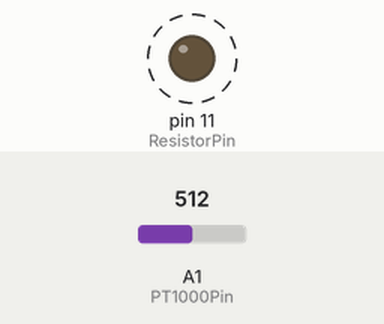
Recording of a sketch running on a simulated Arduino Uno, built with avr-gcc and run on an emulated ATmega328P. Shown: output pins drawn as LEDs (lit = HIGH). Dashed ring = blinking. The inputs (shaded band) are chosen by the test bench; at power-on: A1 (PT1000Pin) = 512. What the sketch prints to the serial monitor is not drawn.

Above: at 2.8 s.
2.9 s: A1 (PT1000Pin) set to 1010
6.4 s: A1 (PT1000Pin) set to 1023
Timing chart, 0 to 16.5 s (numbered marks = the images above; inputs shaded):
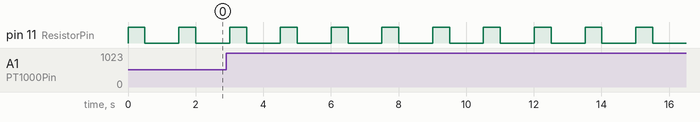

The sketch:

Task3_PT1000_complete.ino
```cpp
/* Cryoskills Introduction to Arduino
Task 3 - PT1000 Analogue Temperature Sensor
Complete Code */

// initialise constants and variables:
const int ResistorPin = 11; // R1 is connected to D11
const int PT1000Pin = A1; // PT1000 is connected to A1
const int R1 = 3300; // R1 is a fixed resistor equal to 3300 Ohms - you may have selected a different resistor which is okay

float PT1000_ADC; // Raw ADC reading from the analogue probe
float PT1000_voltage; // Volatge of analogue probe (converted from raw ADC reading)
float PT1000_res; // Resistance (converted from voltage)
float PT1000_temp; // Temperature (converted from resistance)

void setup() {
  pinMode(ResistorPin, OUTPUT); // Sets the resistor as an output
  pinMode(PT1000Pin, INPUT); // Sets the PT1000 as an input
  Serial.begin(9600); // Sets the baud rate (serial communication at 9600 bits of data per second)
}

void loop() {
  digitalWrite(ResistorPin, HIGH); // Set the resistor to high
  delay(500);

  PT1000_ADC = analogRead(PT1000Pin); // Read the ADC measurement of the PT1000 analogue sensor
  Serial.print("ADC: ");
  Serial.println(PT1000_ADC); // Prints the ADC measurement to the serial monitor

  PT1000_voltage = PT1000_ADC * (3.3 / 1023.0); // Calculation to convert ADC to voltage
  Serial.print("Voltage: ");
  Serial.println(PT1000_voltage); // Prints the analogue voltage

  PT1000_res = (PT1000_voltage/(3.3 - PT1000_voltage)) * R1; // Calculates the analogue resistance
  PT1000_temp = (PT1000_res - 1000) / 3.986; // Calculates the correpsonding analogue temperature

  Serial.print("Temperature: ");
  Serial.println(PT1000_temp); // Prints the analogue temperature

  digitalWrite(ResistorPin, LOW); // Set the resistor to low

  delay(1000); // 1 second delay
}
```

Measured:
- by itself, pin 11 (ResistorPin): alternates HIGH for 0.50 s and LOW for 1.0 s
